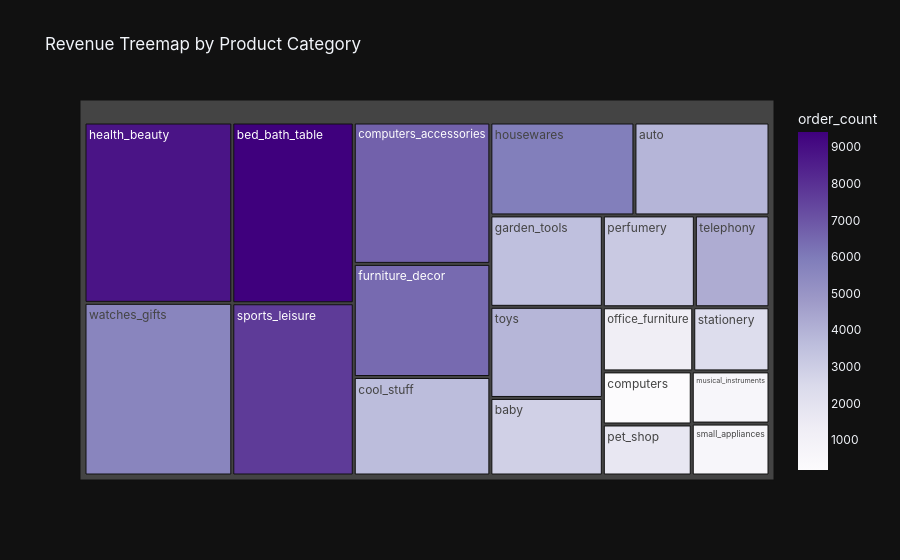

Here is the notebook cell this chart was saved with:
### Markdown cell above
## 6. Top Product Categories by Revenue

### Code cell
cat_query = '''
SELECT
    COALESCE(ct.product_category_name_english, p.product_category_name) AS category,
    ROUND(SUM(oi.price), 2)              AS total_revenue,
    COUNT(DISTINCT oi.order_id)          AS order_count
FROM order_items oi
JOIN products p                ON oi.product_id = p.product_id
LEFT JOIN category_translation ct ON p.product_category_name = ct.product_category_name
GROUP BY category ORDER BY total_revenue DESC LIMIT 20
'''
cat_df = pd.read_sql(cat_query, engine)

fig5 = px.treemap(cat_df, path=['category'], values='total_revenue',
                  color='order_count', color_continuous_scale='Purples',
                  title=' Revenue Treemap by Product Category')
fig5.update_layout(template='plotly_dark', font_family='Inter')
fig5.show()

### Figure 1 — Plotly figure (JSON) as saved in the notebook; plotly's stock layout.template omitted (floating-point values rounded to 4 significant figures)
{"data": [{"branchvalues": "total", "customdata": [[8836.0], [5624.0], [9417.0], [7720.0], [6689.0], [6449.0], [3632.0], [5884.0], [3897.0], [3518.0], [3886.0], [2885.0], [3162.0], [4199.0], [1273.0], [2311.0], [181.0], [1710.0], [628.0], [630.0]], "domain": {"x": [0, 1], "y": [0, 1]}, "hovertemplate": "labels=%{label}<br>total_revenue=%{value}<br>parent=%{parent}<br>id=%{id}<br>order_count=%{color}<extra></extra>", "ids": ["health_beauty", "watches_gifts", "bed_bath_table", "sports_leisure", "computers_accessories", "furniture_decor", "cool_stuff", "housewares", "auto", "garden_tools", "toys", "baby", "perfumery", "telephony", "office_furniture", "stationery", "computers", "pet_shop", "musical_instruments", "small_appliances"], "labels": ["health_beauty", "watches_gifts", "bed_bath_table", "sports_leisure", "computers_accessories", "furniture_decor", "cool_stuff", "housewares", "auto", "garden_tools", "toys", "baby", "perfumery", "telephony", "office_furniture", "stationery", "computers", "pet_shop", "musical_instruments", "small_appliances"], "marker": {"coloraxis": "coloraxis", "colors": [8836.0, 5624.0, 9417.0, 7720.0, 6689.0, 6449.0, 3632.0, 5884.0, 3897.0, 3518.0, 3886.0, 2885.0, 3162.0, 4199.0, 1273.0, 2311.0, 181.0, 1710.0, 628.0, 630.0]}, "name": "", "parents": ["", "", "", "", "", "", "", "", "", "", "", "", "", "", "", "", "", "", "", ""], "type": "treemap", "values": [1259000.0, 1205000.0, 1037000.0, 988000.0, 912000.0, 729800.0, 635300.0, 632200.0, 592700.0, 485300.0, 483900.0, 411800.0, 399100.0, 323700.0, 274000.0, 230900.0, 223000.0, 214300.0, 191500.0, 190600.0]}], "layout": {"coloraxis": {"autocolorscale": false, "colorbar": {"title": {"text": "order_count"}}, "colorscale": [[0, "rgb(252,251,253)"], [0.125, "rgb(239,237,245)"], [0.25, "rgb(218,218,235)"], [0.375, "rgb(188,189,220)"], [0.5, "rgb(158,154,200)"], [0.625, "rgb(128,125,186)"], [0.75, "rgb(106,81,163)"], [0.875, "rgb(84,39,143)"], [1, "rgb(63,0,125)"]]}, "font": {"family": "Inter"}, "legend": {"tracegroupgap": 0}, "title": {"text": " Revenue Treemap by Product Category"}}}
